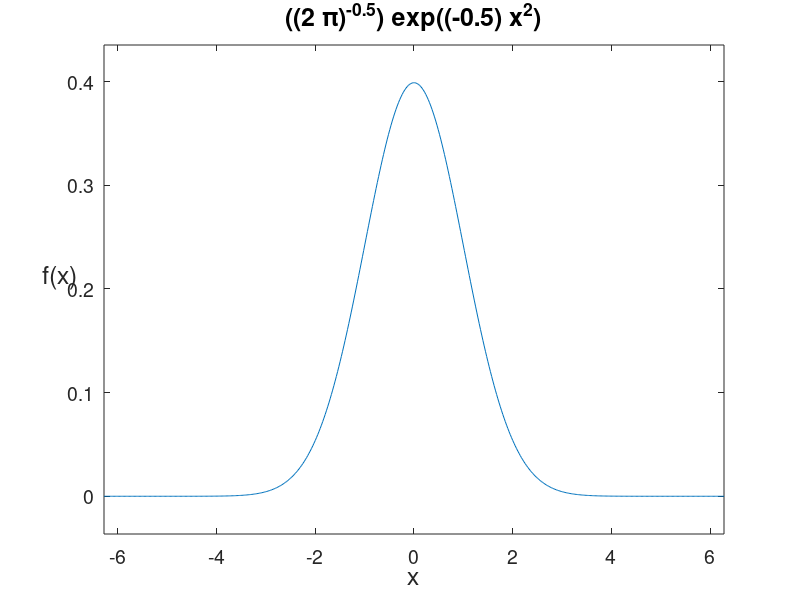
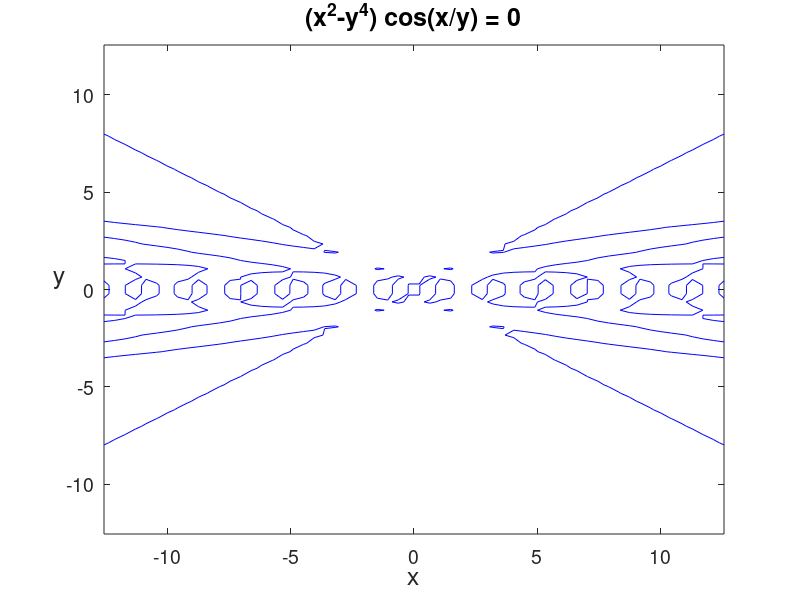

The MATLAB source for these figures, in order: (Note: this script raises an error after producing the figures.)
%% Matlab Course Session 7

%% Function Handle
fun = @(x)((2*pi).^(-0.5))*exp((-0.5)*x.^2);
figure,
ezplot(fun)
set(gca,'fontsize',14)
xlabel('x','fontsize',18)
ylabel('f(x)','fontsize',18,'rotation',360),
title('(({2} {\pi})^{-{0.5}}) {exp}((-{0.5}) {x}^{2})','fontsize',18);


%% Function Strings
figure,
ezplot('(x^2-y^4)*cos(x/y)',[-4*pi,4*pi]),
set(gca,'fontsize',14)
xlabel('x','fontsize',18)
ylabel('y','fontsize',18,'rotation',360)
title('({x}^{2}-{y}^{4}) {cos}({x}/{y}) = {0}','fontsize',18);
hndl=get(gca,'Children');
set(hndl,'LineWidth',0.5,'Color',[0 0 1]);

%% Portfolio Optimisation - Synthetic Data

nmax = 1e4;% first synthetic data
model1 = garch('Constant',0.01,'GARCH',0.1,'ARCH',0.1);
model2 = garch('Constant',0.01,'GARCH',0.2,'ARCH',0.2);
model3 = garch('Constant',0.01,'GARCH',0.3,'ARCH',0.3);
model4 = garch('Constant',0.01,'GARCH',0.4,'ARCH',0.4);
model5 = garch('Constant',0.01,'GARCH',0.5,'ARCH',0.1);
model6 = garch('Constant',0.01,'GARCH',0.1,'ARCH',0.7);

[x1,rreturns1] = simulate(model1,nmax);
[x2,rreturns2] = simulate(model2,nmax);
[x3,rreturns3] = simulate(model3,nmax);
[x4,rreturns4] = simulate(model4,nmax);
[x5,rreturns5] = simulate(model5,nmax);
[x6,rreturns6] = simulate(model6,nmax);

X  = [rreturns1,rreturns2,rreturns3,rreturns4,rreturns5,rreturns6];
NP = size(X,2);
xav = zeros(1,NP);
for i = 1:NP%normalise signals
    xav(i) = mean(X(:,i));
    X(:,i) = (X(:,i)-xav(i))./std(X(:,i));
end

cov_mat=cov(X);
cor_mat=corrcoef(X);
e = ones(1,NP);

r   = -0.001:0.00001:0.001;
Nr = length(r);
sig = zeros(1,Nr);
b = [zeros(NP,1);1;0];
w_space = zeros(NP,Nr);


A   = [cov_mat e' xav';e 0 0;xav 0 0];

for i=1:Nr                       % generate (r,sig)-space
    b(NP+2)=r(i);
    w=A\b;
    w0=w(1:NP);                   % Optimal wieght
    sig(i)=w0'*cov_mat*w0;        % risk
    w_space(:,i)=w0;
end

figure,
plot(sig,r);
xlabel('Risk, \sigma^2','fontsize',18),
ylabel('Return, R','fontsize',18);

%% Portfolio Optimisation - Real Data

price = hist_stock_data('27102005','todaydatestr','ADBE','AAPL','MSFT',...
    'PEP','KO','^NDX');
Ndays = length(price(1).Close);
Nassets = length(price);
X = zeros(Ndays-1,Nassets);
T = Ndays-1;
for i=1:Nassets
    price(i).Rreturn = price2ret(price(i).Close(end:-1:1));
    X(:,i) = price(i).Rreturn;
end


xav = zeros(1,Nassets);
for i = 1:Nassets%normalise signals
    xav(i) = mean(X(:,i));
    X(:,i) = (X(:,i)-xav(i))./std(X(:,i));
end

cov_mat=cov(X);
e = ones(1,Nassets);

r   = 0:0.0001:0.001;
Nr = length(r);
sig = zeros(1,Nr);
b = [zeros(Nassets,1);1;0];
w_space = zeros(Nassets,Nr);


A   = [cov_mat e' xav';e 0 0;xav 0 0];

for i=1:Nr,                       % generate (r,sig)-space
    b(Nassets+2)=r(i);
    w=A\b;
    w0=w(1:Nassets);                   % Optimal wieght
    sig(i)=w0'*cov_mat*w0;        % risk
    w_space(:,i)=w0;
end

figure,
plot(sig,r);
xlabel('Risk, \sigma^2','fontsize',18),
ylabel('Return, R','fontsize',18);

%% Coefficient of Determination
[cor_mat,P_ttest]=corrcoef(X);
coeff_of_determination = cor_mat.^2;

%% Stability of Correlations Matrix
ct1 = zeros(Nassets);
ct2 = zeros(Nassets);
w=0;
for t=1:250:(T-250)
    ct=corrcoef(X(t:t+250,:));
    ct1 = ct1+ct;
    ct2 = ct2+ct.^2;
    w=w+1;
end
P_windows_mean = ct1/w
P_windows_std = sqrt(ct2/w-P_windows_mean.^2)

pp = zeros(Nassets);
for t=1:1000 % permutations
    ct=corrcoef([X(randperm(T),1),X(randperm(T),2),X(randperm(T),3),...
        X(randperm(T),4),X(randperm(T),5),X(randperm(T),6)]);
    pp = pp + (abs(ct)>=abs(cor_mat));
end
P_ttest
P_permutation_test = pp/1000

%% Sharpe Ratio
sharpe_ratio=xav./std(X);
display(sprintf('sharpe_ratio_asset_1: %.9f', sharpe_ratio(1)))
display(sprintf('sharpe_ratio_asset_2: %.9f', sharpe_ratio(2)))
display(sprintf('sharpe_ratio_asset_3: %.9f', sharpe_ratio(3)))
display(sprintf('sharpe_ratio_asset_4: %.9f', sharpe_ratio(4)))
display(sprintf('sharpe_ratio_asset_5: %.9f', sharpe_ratio(5)))
display(sprintf('sharpe_ratio_asset_6: %.9f', sharpe_ratio(6)))


%% MSE Example

X = randn(3,3);
y = randn(3,1);
w = randn(3,1);
mse = mse_cost(X, y, w)
w_star = linreg(X,y)


%% Linear Regression
close all,

X = randn(1000,3);
y = X*[0.3;1.0;-0.3]+randn(1000,1);
mdl = fitlm(X,y)

%% Polyfit Example
clear all, close all,clc
display('Polynomial fitting');
x = [1,2,3,4]';
y = [3,2,0,5]';
figure,
plot(x,y,'*');
%map the data and perform linear regression
for k = 1:4
    xx = basis(x,k);
    w  = linreg(xx,y);
    c  = mse_cost(xx,y,w);
    display(sprintf('Bases dimensions: %g, MSE: %.2f', k, c))
end

%plot the data
xplot = linspace(0,5,100)';
%plot with 2-dimensional basis
k2bases = basis(xplot,2);
xx = basis(x,2);
w2 = linreg(xx,y);
yplot = k2bases*w2;
hold on
plot(xplot,yplot)
%plot with 4-dimenstional basis
k4bases = basis(xplot,4);
xx = basis(x,4);
w4 = linreg(xx,y);
yplot = k4bases*w4;

hold on
plot(xplot,yplot)
hold off

%% Unregularised Regression

close all,clear all,clc
%Start of the actual script
noise = 0.05;
%finishing number of data pts
no_data_pts = 100;
%increment in pts
inc = 5;
%Test points
no_test_pts = 100;

%three different polynomials to try and fit with
underfit_coeff = [0,1,1]; %order 2
close_coeff = [0,1,1,1]; %order 3
overfit_coeff = [0,1,1,1,1,1,1,1,1,1]; %order 9

%generate our data to learn
data_pts = generate_data(@f,noise,no_data_pts);
%generate our test data
test_pts = generate_data(@f,noise,no_test_pts);
x = linspace(0,1,1000);
y = f(x);
N_its = length(inc:inc:no_data_pts);
x_RMS = zeros(1,N_its);
y_RMS_data_under = zeros(1,N_its);
y_RMS_data_close = zeros(1,N_its);
y_RMS_data_over  = zeros(1,N_its);
y_RMS_test_under = zeros(1,N_its);
y_RMS_test_close = zeros(1,N_its);
y_RMS_test_over  = zeros(1,N_its);
%Loop through adding more data as we go to get better predictions
for d = inc:inc:no_data_pts
    underfit_coeff = fminsearch(@(c)unregularised_error(...
        data_pts(1:d,:),c),underfit_coeff);
    close_coeff = fminsearch(@(c)unregularised_error(...
        data_pts(1:d,:),c),close_coeff);
    overfit_coeff = fminsearch(@(c)unregularised_error(...
        data_pts(1:d,:),c),overfit_coeff);
    %plot our function predictions
    y_under=zeros(size(x));
    for j = 1:length(underfit_coeff)
        y_under = y_under + (x.^(j-1))*underfit_coeff(j);
    end
    y_close=zeros(size(x));
    for j = 1:length(close_coeff)
        y_close = y_close + (x.^(j-1))*close_coeff(j);
    end
    y_over=zeros(size(x));
    for j = 1:length(overfit_coeff)
        y_over =y_over + (x.^(j-1))*overfit_coeff(j);
    end
    k = d./inc;
    x_RMS(k) = d;
    y_RMS_data_under(k) = RMS_error(data_pts(1:d,:),underfit_coeff);
    y_RMS_data_close(k) = RMS_error(data_pts(1:d,:),close_coeff);
    y_RMS_data_over(k)  = RMS_error(data_pts(1:d,:),overfit_coeff);
    y_RMS_test_under(k) = RMS_error(test_pts,underfit_coeff);
    y_RMS_test_close(k) = RMS_error(test_pts,close_coeff);
    y_RMS_test_over(k)  = RMS_error(test_pts,overfit_coeff);
    
    %figure;
    subplot(2,2,1);
    plot(x,y_under,'b-',x,y,'g-',data_pts(1:d,1),data_pts(1:d,2),'ro');
    axis([0,1,-1.5,1.5]);
    title('d=2 Underfitting');
    subplot(2,2,2);
    plot(x,y_close,'b-',x,y,'g-',data_pts(1:d,1),data_pts(1:d,2),'ro');
    axis([0,1,-1.5,1.5]);
    title('d=3 close fitting')
    subplot(2,2,3);
    plot(x,y_over,'b-',x,y,'g-',data_pts(1:d,1),data_pts(1:d,2),'ro');
    axis([0,1,-1.5,1.5]);
    title('d=9 overfitting')
    subplot(2,2,4);
    plot(x_RMS,y_RMS_data_under,'bx-',x_RMS,y_RMS_test_under,'bx--',...
        x_RMS,y_RMS_data_close,'rx-',x_RMS,y_RMS_test_close,'rx--',...
        x_RMS,y_RMS_data_over,'gx-',x_RMS,y_RMS_test_over,'gx--');
    axis([0,length(data_pts),0,1]);
    title('RMS error')
    legend('d=2 - data', 'd=2 - test','d=3 - data','d=3 - test',...
        'd=9 - data','d=9 - test');
    %print(num2str(d),'-dpng');
    input('Press Enter to continue...\n');
end

%% Regularised Regression
close all,clear all,clc
%Start of the actual script
noise = 0.05;
%finishing number of data pts
no_data_pts = 100;
%increment in pts
inc = 5;
%Test points
no_test_pts = 100;
lambda = exp(-10);
%three different polynomials to try and fit with
underfit_coeff = [0,1,1]'; %order 2
close_coeff = [0,1,1,1]'; %order 3
overfit_coeff = [0,1,1,1,1,1,1,1,1,1]'; %order 9

%generate our data to learn
data_pts = generate_data(@f,noise,no_data_pts);
%generate our test data
test_pts = generate_data(@f,noise,no_test_pts);
x = linspace(0,1,1000);
y = f(x);
N_its = length(inc:inc:no_data_pts);
x_RMS = zeros(1,N_its);
y_RMS_data_under = zeros(1,N_its);
y_RMS_data_close = zeros(1,N_its);
y_RMS_data_over  = zeros(1,N_its);
y_RMS_test_under = zeros(1,N_its);
y_RMS_test_close = zeros(1,N_its);
y_RMS_test_over  = zeros(1,N_its);
%Loop through adding more data as we go to get better predictions
for d = inc:inc:no_data_pts
    underfit_coeff = fminsearch(@(c)regularised_error(...
        data_pts(1:d,:),c,lambda),underfit_coeff);
    close_coeff = fminsearch(@(c)regularised_error(...
        data_pts(1:d,:),c,lambda),close_coeff);
    overfit_coeff = fminsearch(@(c)regularised_error(...
        data_pts(1:d,:),c,lambda),overfit_coeff);
    %plot our function predictions
    y_under=zeros(size(x));
    for j = 1:length(underfit_coeff)
        y_under = y_under + (x.^(j-1))*underfit_coeff(j);
    end
    y_close=zeros(size(x));
    for j = 1:length(close_coeff)
        y_close = y_close + (x.^(j-1))*close_coeff(j);
    end
    y_over=zeros(size(x));
    for j = 1:length(overfit_coeff)
        y_over =y_over + (x.^(j-1))*overfit_coeff(j);
    end
    k = d./inc;
    x_RMS(k) = d;
    y_RMS_data_under(k) = RMS_error(data_pts(1:d,:),underfit_coeff);
    y_RMS_data_close(k) = RMS_error(data_pts(1:d,:),close_coeff);
    y_RMS_data_over(k)  = RMS_error(data_pts(1:d,:),overfit_coeff);
    y_RMS_test_under(k) = RMS_error(test_pts,underfit_coeff);
    y_RMS_test_close(k) = RMS_error(test_pts,close_coeff);
    y_RMS_test_over(k)  = RMS_error(test_pts,overfit_coeff);
    
    %figure;
    subplot(2,2,1);
    plot(x,y_under,'b-',x,y,'g-',data_pts(1:d,1),data_pts(1:d,2),'ro');
    axis([0,1,-1.5,1.5]);
    title('d=2 Underfitting');
    subplot(2,2,2);
    plot(x,y_close,'b-',x,y,'g-',data_pts(1:d,1),data_pts(1:d,2),'ro');
    axis([0,1,-1.5,1.5]);
    title('d=3 close fitting')
    subplot(2,2,3);
    plot(x,y_over,'b-',x,y,'g-',data_pts(1:d,1),data_pts(1:d,2),'ro');
    axis([0,1,-1.5,1.5]);
    title('d=9 overfitting')
    subplot(2,2,4);
    plot(x_RMS,y_RMS_data_under,'bx-',x_RMS,y_RMS_test_under,'bx--',...
        x_RMS,y_RMS_data_close,'rx-',x_RMS,y_RMS_test_close,'rx--',...
        x_RMS,y_RMS_data_over,'gx-',x_RMS,y_RMS_test_over,'gx--');
    axis([0,length(data_pts),0,1]);
    title('RMS error')
    legend('d=2 - data', 'd=2 - test','d=3 - data','d=3 - test',...
        'd=9 - data','d=9 - test');
    %print(num2str(d),'-dpng');
    input('Press Enter to continue...\n');
end

%% Sigmoid Function
close all,clear all;
clc
ezplot('1/(1+exp(-u))')


%% Binary Logistic Regression:
close all,clear all;
warning off;
clc

X = [0.30 0.05 -0.1 -0.05 0.6  0.0 -0.5  2.0  1.0  -0.4;   %yearly return
     1    2     3    2    1    1    3    2    1     3  ;   %credit rating
     0.02 0.08  0.05 0.09 0.04 0.07 0.02 0.01 0.01  0.03]';%debt/equity   
 
[N,D] =  size(X);
ntrials = ones(N,1);%number on trails
Y = [1 0 0 0 1 0 0 0 0 1]';
credit_dummy= dummyvar(X(:,2));
X(:,2)=[];
X = [X credit_dummy(:,1:end-1)];
[w dev stat] = glmfit( X, [Y ntrials], 'binomial', 'link', 'logit' );
yfit = glmval(w, X, 'logit', 'size', ntrials);
